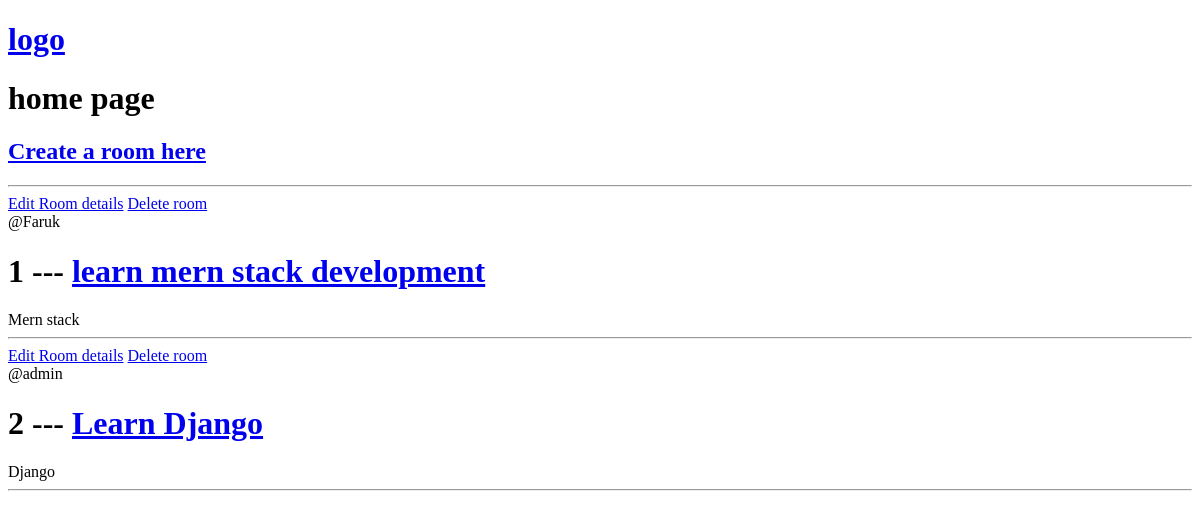
Before: / with the older database file.
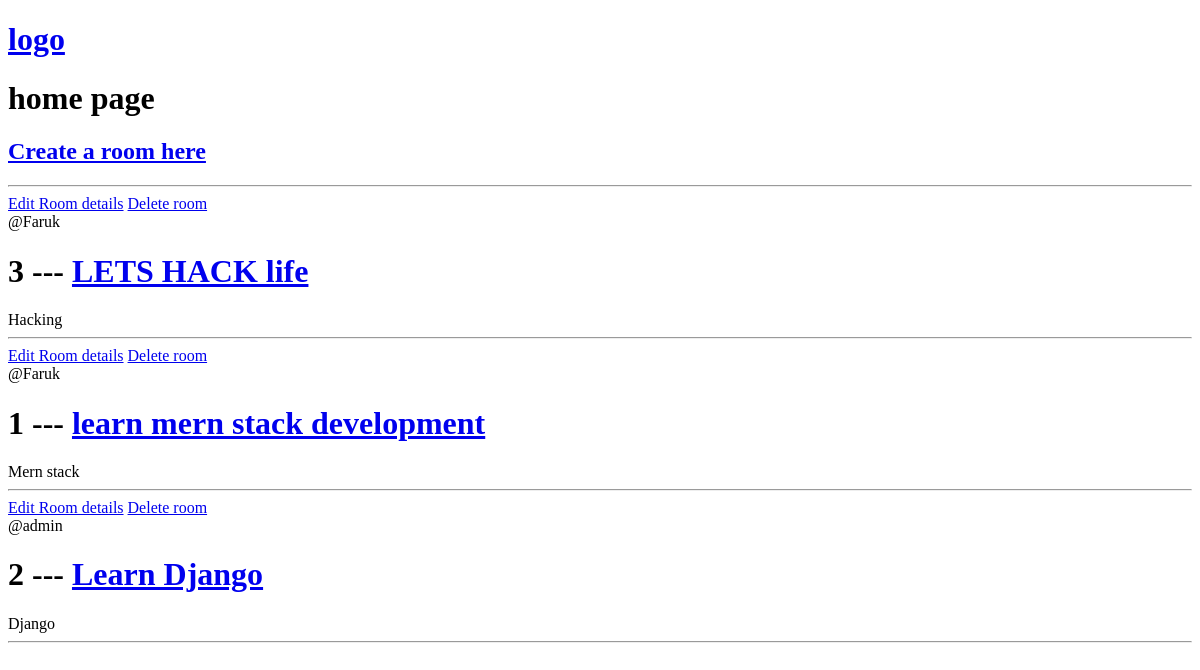
After: the same page with the newer database file.
### myapp/models.py (models this page shows, shortened)
class Room(models.Model):
    host = models.ForeignKey(User, on_delete=models.SET_NULL,null = True)
    topic = models.ForeignKey(Topic, on_delete=models.SET_NULL,null=True)
    name = models.CharField(max_length = 100)
    desc = models.TextField(max_length=150)
    updated = models.DateTimeField(auto_now=True)
    created = models.DateTimeField(auto_now_add=True)
    class Meta:
        ordering =[ '-updated','-created']

class Topic(models.Model):
    name = models.CharField(max_length=100)
    def __str__(self) :
        return self.name

### myapp/views.py (the view)
# urls.py: 2. Add a URL to urlpatterns:  path('', views.home, name='home')
def home(request):
    rooms = Room.objects.all()
    context = {'rooms':rooms}
    return render(request,'myapp/home.html',context)

### myapp/templates/myapp/home.html
{% extends 'main.html' %}
{% block content %}
<h1>home page</h1>
<div>
    <h2><a href={% url 'create-room'%}>Create a room here</a></h2>
    <hr>
    <div>
        {% for room in rooms %}
        <a href = {% url 'update-room' room.id %}>Edit Room details</a>
        <a href = {% url 'delete-room' room.id %}>Delete room</a>
        <div>
            <span> @{{room.host}}</span>
            <h1>{{room.id}} --- <a href='{% url "room" room.id %}'>{{room.name}}</a></h1>
            <span>{{room.topic}}</span>
            <hr>
        </div>
        {% endfor %}
    </div>
</div>
{% endblock content %}

### templates/main.html (shortened to what this page needs)
<!DOCTYPE html>
<html lang="en">
<head>
</head>
<body>
    {% include 'navbar.html' %}
    {% block content %}
    {% endblock content %}
</body>
</html>

### templates/navbar.html
<a href="/">
    <h1>logo</h1>
</a>

Changed rows visible on the page:
added Room: host "Faruk", id "3", name "LETS HACK life", topic "Hacking"
